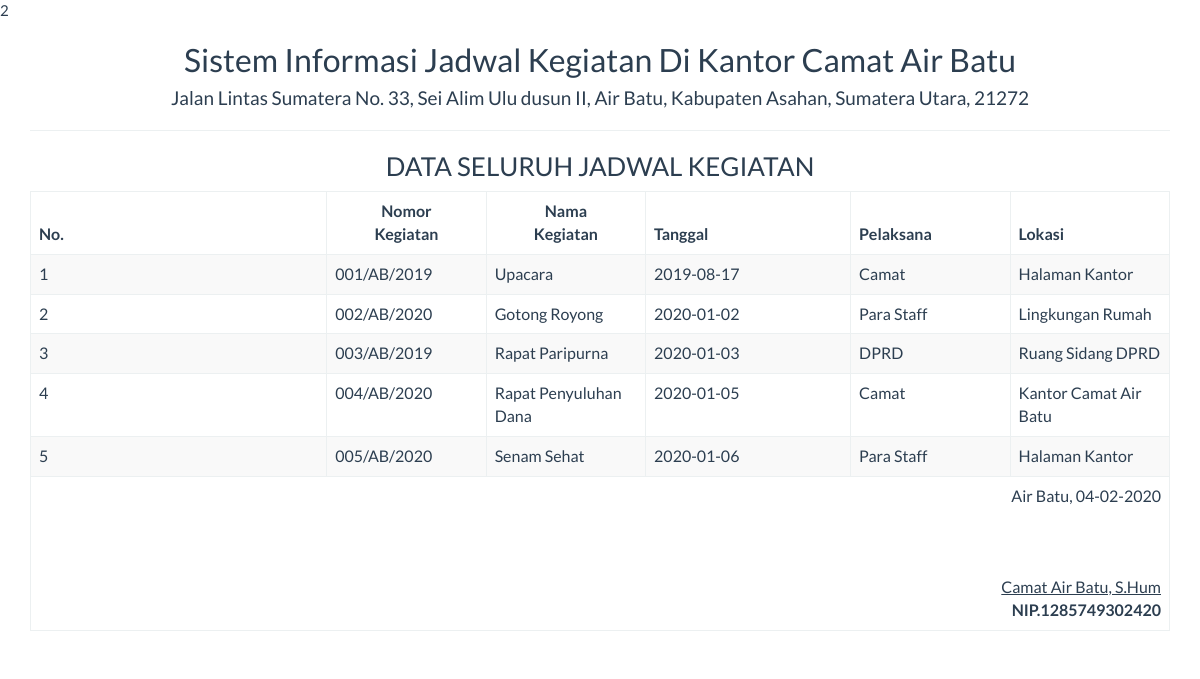
Screenshot of /report/kegiatan_semua.php with the database file from the repository.
### tables this page shows
CREATE TABLE IF NOT EXISTS `kegiatan` (
  `id` int(11) NOT NULL AUTO_INCREMENT,
  `no_kegiatan` varchar(20) DEFAULT NULL,
  `nama_kegiatan` varchar(50) DEFAULT NULL,
  `pelaksana` varchar(50) DEFAULT NULL,
  `lokasi` varchar(50) DEFAULT NULL,
  `ket` varchar(50) DEFAULT NULL,
  `tanggal` date NOT NULL,
  PRIMARY KEY (`id`)
);

### report/kegiatan_semua.php (the view, shortened to what this page needs)
2<!DOCTYPE html>
<html>
    <head>
        <link href="../Assets/css/bootstrap.min.css" rel="stylesheet" type="text/css"/>
    </head>
    <body onload="print()">
        <?php
        include '../config/koneksi.php';
        ?>
        <div class="container">
            <div class='row'>
                <div class="col-sm-12">
                    <div class="text-center">
                        <h2>Sistem Informasi Jadwal Kegiatan Di Kantor Camat Air Batu </h2>
                        <h4>Jalan Lintas Sumatera No. 33, Sei Alim Ulu dusun II, Air Batu, Kabupaten Asahan, Sumatera Utara, 21272</h4>
                        <hr>
                        <h3>DATA SELURUH JADWAL KEGIATAN</h3>
                        <table class="table table-bordered table-striped table-hover">
                        <tbody>
                                <thead>
								<tr>
									<th>No.</th>
                                    <th width="14%"><center>Nomor <br> Kegiatan</center></th>
                                    <th width="14%"><center>Nama <br> Kegiatan</center></th>
                                    <th width="18%">Tanggal</th>
                                    <th width="14%">Pelaksana</th>
                                    <th width="14%">Lokasi</th>
								</tr>
								</thead>
							<tbody>
                            <?php
                            $sql = "SELECT * FROM kegiatan";
                            $query = mysqli_query($koneksi, $sql) or die("SQL Anda Salah");
                            $nomor = 0;
                            while ($data = mysqli_fetch_array($query)) {
                                $nomor++;
                                ?>
                                <tr>
                                    <td><?= $nomor ?></td>
                                    <td><?= $data['no_kegiatan'] ?></td>
                                    <td><?= $data['nama_kegiatan'] ?></td>
                                    <td><?= $data['tanggal'] ?></td>
                                    <td><?= $data['pelaksana'] ?></td>
                                    <td><?= $data['lokasi'] ?></td>
                                </tr>
                            <?php } ?>
							</tbody>
                        </tbody>
                            <tfoot>
                                <tr>
                                    <td colspan="8" class="text-right">
                                        Air Batu,  <?= date("d-m-Y") ?>
                                        <br><br><br><br>
                                        <u>Camat Air Batu, S.Hum<strong></u><br>
                                       NIP.1285749302420
									</td>
								</tr>
							</tfoot>
                        </table>
                    </div>
                </div>
            </div>
    </body>
</html>

### rows the page displays
kegiatan: no_kegiatan "001/AB/2019", nama_kegiatan "Upacara", tanggal "2019-08-17", pelaksana "Camat", lokasi "Halaman Kantor"
kegiatan: no_kegiatan "002/AB/2020", nama_kegiatan "Gotong Royong", tanggal "2020-01-02", pelaksana "Para Staff", lokasi "Lingkungan Rumah"
kegiatan: no_kegiatan "003/AB/2019", nama_kegiatan "Rapat Paripurna", tanggal "2020-01-03", pelaksana "DPRD", lokasi "Ruang Sidang DPRD"
kegiatan: no_kegiatan "004/AB/2020", nama_kegiatan "Rapat Penyuluhan Dana", tanggal "2020-01-05", pelaksana "Camat", lokasi "Kantor Camat Air Batu"
kegiatan: no_kegiatan "005/AB/2020", nama_kegiatan "Senam Sehat", tanggal "2020-01-06", pelaksana "Para Staff", lokasi "Halaman Kantor"
